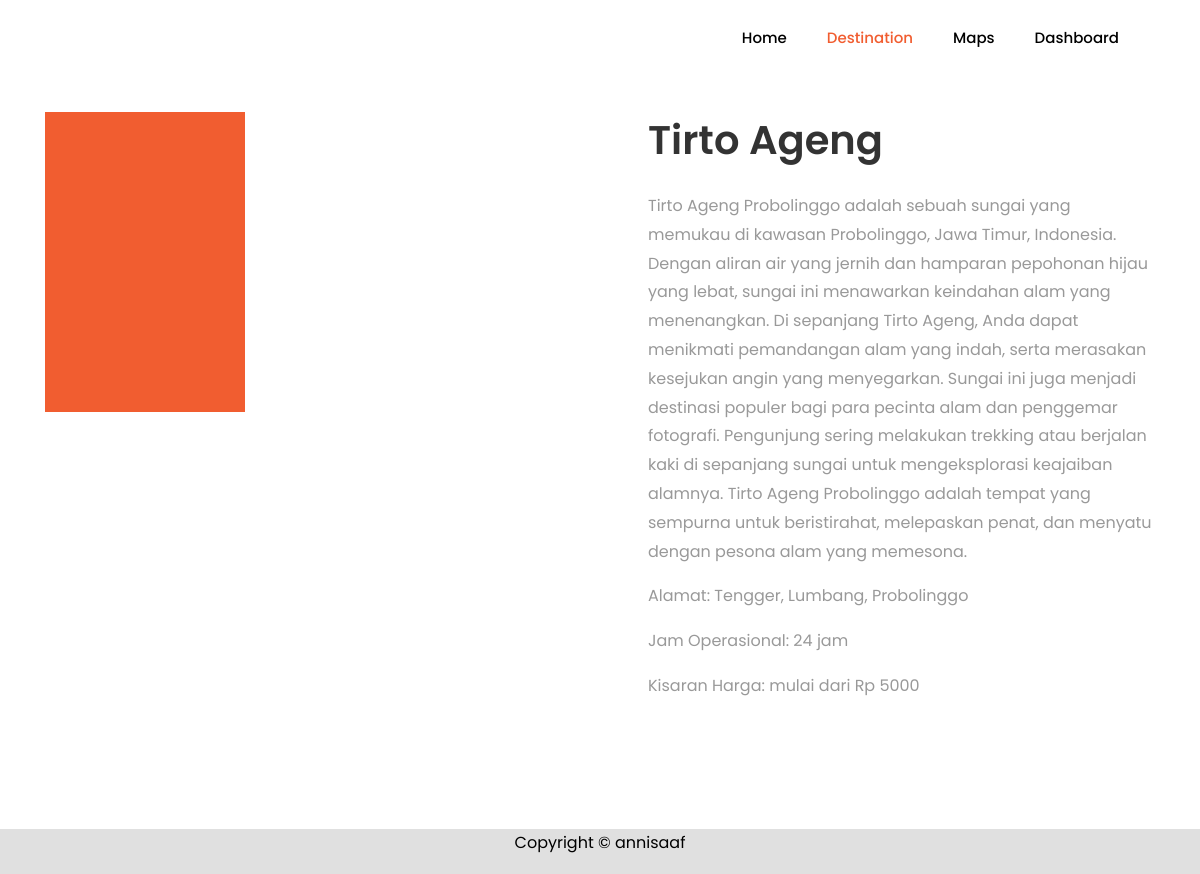
Screenshot of /tugas_akhir/konten/LK00014.php with the database file from the repository.
### tables this page shows
CREATE TABLE `tb_konten` (
  `id_konten` varchar(255) NOT NULL,
  `id` varchar(255) NOT NULL,
  `deskripsi` longtext NOT NULL,
  `gambar_1` varchar(255) NOT NULL,
  `gambar_2` varchar(255) NOT NULL,
  `gambar_3` varchar(255) NOT NULL,
  `gambar_4` varchar(255) NOT NULL
);

CREATE TABLE `tb_lokasi` (
  `id` varchar(11) NOT NULL,
  `nama` varchar(255) NOT NULL,
  `gambar` varchar(255) NOT NULL,
  `kategori` varchar(255) NOT NULL,
  `lokasi` varchar(999) NOT NULL,
  `rate` varchar(100) NOT NULL,
  `kisaran_harga` varchar(100) NOT NULL,
  `jam_buka` varchar(255) NOT NULL,
  `latitude` varchar(255) NOT NULL,
  `longitude` varchar(255) NOT NULL,
  `redirect_link` varchar(255) NOT NULL
);

### tugas_akhir/konten/LK00014.php (the view, shortened to what this page needs)
<!DOCTYPE html>
<html lang="en">
<head>
	<link rel="stylesheet" href="https://stackpath.bootstrapcdn.com/font-awesome/4.7.0/css/font-awesome.min.css">
	<link rel="stylesheet" href="../css/animate.css">
	<link rel="stylesheet" href="../css/owl.carousel.min.css">
	<link rel="stylesheet" href="../css/owl.theme.default.min.css">
	<link rel="stylesheet" href="../css/magnific-popup.css">
	<link rel="stylesheet" href="../css/bootstrap-datepicker.css">
	<link rel="stylesheet" href="../css/jquery.timepicker.css">
	<link rel="stylesheet" href="../css/flaticon.css">
	<link rel="stylesheet" href="../css/style.css">
</head>
<body>
	<nav class="navbar navbar-expand-lg navbar-dark ftco_navbar bg-dark ftco-navbar-light" id="ftco-navbar">
		<div class="container">
			<div class="collapse navbar-collapse" id="ftco-nav">
				<ul class="navbar-nav ml-auto">
					<li class="nav-item"><a href="/tugas_akhir/index.php" class="nav-link" style="color:black;">Home</a></li>
					<li class="nav-item active"><a href="/tugas_akhir/destination.php" class="nav-link">Destination</a></li>
					<li class="nav-item"><a href="/tugas_akhir/mappings.php" class="nav-link" style="color:black;">Maps</a></li>
					<li class="nav-item"><a href="/tugas_akhir/dashboard-t/aplikasi/admin/dashboard.php" class="nav-link" style="color:black;">Dashboard</a></li>
				</ul>
			</div>
		</div>
	</nav>
    <?php
	include "../koneksi.php";
		$query =  mysqli_query($koneksi, 'SELECT * FROM tb_konten b INNER JOIN tb_lokasi j ON b.id = j.id WHERE b.id = "LK00014"');
		while ($d = mysqli_fetch_assoc($query)) {
	?>
		<section class="ftco-section services-section">
			<div class="container">
				<div class="row d-flex">
					<div class="col-md-6 order-md-last heading-section pl-md-5 ftco-animate d-flex align-items-center">
						<div class="w-100">
							<h2 class="mb-4"><?php echo $d['nama']?></h2>
							<p><?php echo $d['deskripsi']?></p>
							<p>Alamat: <?php echo $d['lokasi']?></p2>
                            <p>Jam Operasional: <?php echo $d['jam_buka']?></p2>
                            <p>Kisaran Harga: mulai dari Rp <?php echo $d['kisaran_harga']?></p2>
						</div>
					</div>
					<div class="col-md-6">
						<div class="row">
							<div class="col-md-12 col-lg-6">
								<div class="services services-1" style="background-image: url(../konten/images/<?php echo $d['gambar_1']; ?>); width:200px;height:300px;"></div>
							</div>
							<div class="col-md-12 col-lg-6">
							</div>
							<?php } ?>
						</div>
					</div>
				</div>
			</div>
		</section>
<footer class="" style="background-color: #E0E0E0;">
	<div class="row">
		<div class="col-md-12 text-center" style="color:black">
			<p>Copyright &copy; annisaaf</a></p>
		</div>
	</div>
</footer>
</body>
</html>

### rows the page displays
tb_konten: id.nama "Tirto Ageng", deskripsi "Tirto Ageng Probolinggo adalah sebuah sungai yang memukau di kawasan Probolinggo, Jawa Timur, Indonesia. Dengan aliran air yang jernih dan hamparan pepohonan hijau yang lebat, sungai ini menawarkan keindahan alam yang menenangkan. Di sepanjang Tirto Ageng, Anda dapat menikmati pemandangan alam yang indah, serta merasakan kesejukan angin yang menyegarkan. Sungai ini juga menjadi destinasi populer bagi para pecinta alam dan penggemar fotografi. Pengunjung sering melakukan trekking atau berjalan kaki di sepanjang sungai untuk mengeksplorasi keajaiban alamnya. Tirto Ageng Probolinggo adalah tempat yang sempurna untuk beristirahat, melepaskan penat, dan menyatu dengan pesona alam yang memesona.", id.lokasi "Tengger, Lumbang, Probolinggo", id.jam_buka "24 jam", id.kisaran_harga "5000"
